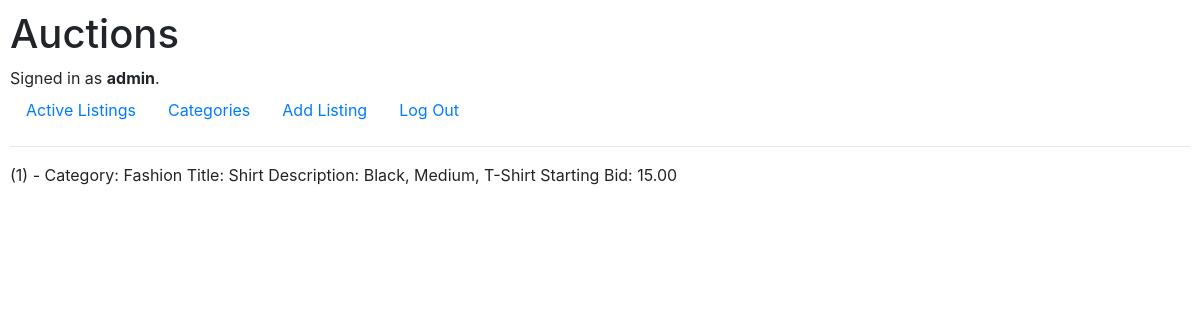
Screenshot of /1 (signed in) with the database file from the repository.
### auctions/models.py (models this page shows)
class User(AbstractUser):
    pass

class Listing(models.Model):
    category = models.CharField(max_length=50)
    title = models.CharField(max_length=50)
    description = models.CharField(max_length=255)
    starting_bid = models.DecimalField(max_digits=9,decimal_places=2)
    def __str__(self):
        return f"({self.id}) - Category: {self.category}{chr(10)}Title: {self.title}{chr(10)}Description: {self.description}{chr(10)}Starting Bid: {self.starting_bid}"

### auctions/views.py (the view)
# urls.py: path("<int:listing_id>", views.listing, name="listing"),
def listing(request, listing_id):
    listing = Listing.objects.get(pk=listing_id)
    return render(request, "auctions/listing.html", {
        "listing": listing
    })

### auctions/templates/auctions/listing.html
{% extends "auctions/layout.html" %}
{% block body %}
    <p>{{listing}}</p>
{% endblock %}

### auctions/templates/auctions/layout.html (shortened to what this page needs)
{% load static %}
<!DOCTYPE html>
<html lang="en">
    <head>
        <link rel="stylesheet" href="https://stackpath.bootstrapcdn.com/bootstrap/4.4.1/css/bootstrap.min.css">
        <link href="{% static 'auctions/styles.css' %}" rel="stylesheet">
    </head>
    <body>
        <h1>Auctions</h1>
        <div>
            {% if user.is_authenticated %}
                Signed in as <strong>{{ user.username }}</strong>.
            {% else %}
                Not signed in.
            {% endif %}
        </div>
        <ul class="nav">
            <li class="nav-item">
                <a class="nav-link" href="{% url 'auctions:index' %}">Active Listings</a>
            </li>
            <li class="nav-item">
                <a class="nav-link" href="{% url 'auctions:categories' %}">Categories</a>
            </li>
            {% if user.is_authenticated %}
                <li class="nav-item">
                <a class="nav-link" href="{% url 'auctions:add' %}">Add Listing</a>
                </li>
                <li class="nav-item">
                    <a class="nav-link" href="{% url 'auctions:logout' %}">Log Out</a>
                </li>
            {% endif %}
        </ul>
        <hr>
        {% block body %}
        {% endblock %}
    </body>
</html>

### auctions/static/auctions/styles.css (style rules this page uses)
body { padding: 10px; }

### rows the page displays
User: username "admin"
Listing: id+category+title "(1) - Category: Fashion Title: Shirt Description: Black, Medium, T-Shirt Starting Bid: 15.00"
